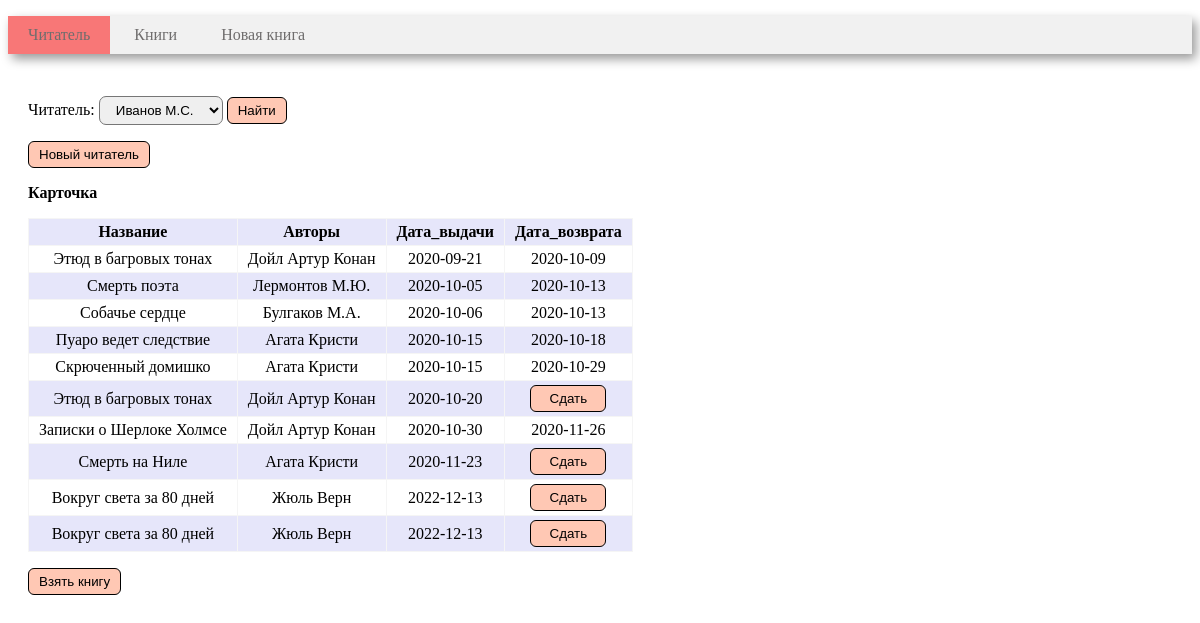
/, run on an earlier commit of the app's database.
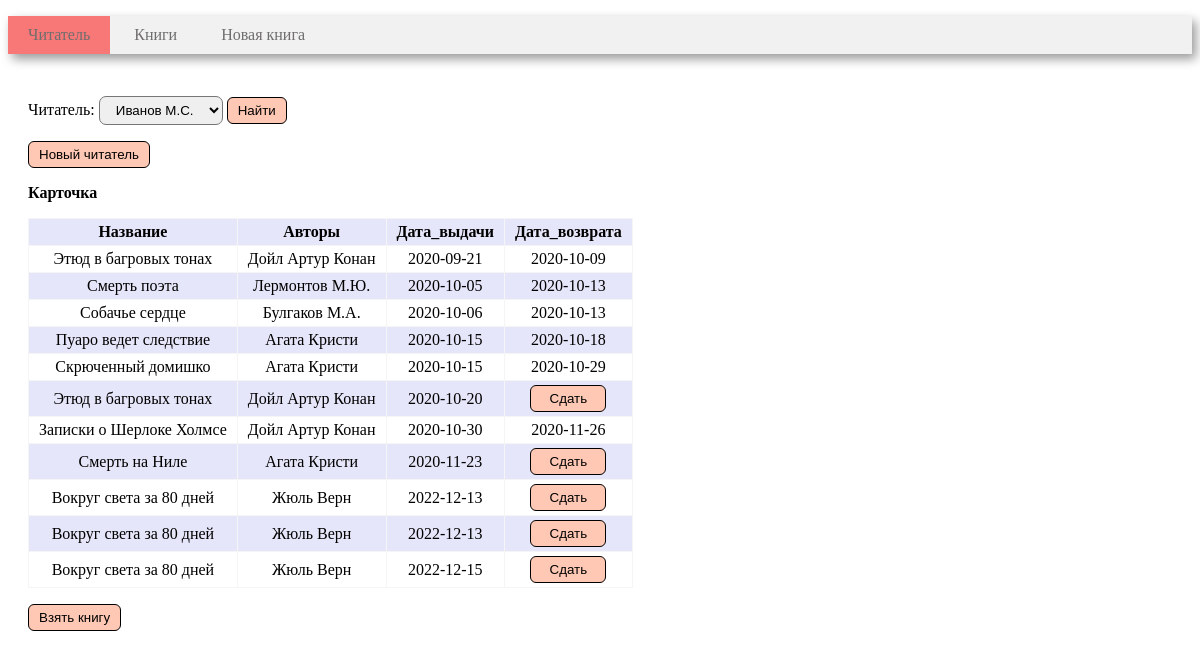
And on a later commit of the database.
### tables this page shows
CREATE TABLE reader (
       reader_id INTEGER PRIMARY KEY AUTOINCREMENT,
	   reader_name VARCHAR(30)
);

CREATE TABLE book (
      book_id INTEGER PRIMARY KEY AUTOINCREMENT, 
	  title VARCHAR(80),
      genre_id int, 
      publisher_id INT,
      year_publication INT,
      available_numbers INT, 
      FOREIGN KEY (genre_id)  REFERENCES genre (genre_id) ON DELETE CASCADE,
      FOREIGN KEY (publisher_id)  REFERENCES publisher (publisher_id) ON DELETE CASCADE
);

CREATE TABLE book_reader (
      book_reader_id INTEGER PRIMARY KEY AUTOINCREMENT, 
      book_id int, 
      reader_id INT,
	  borrow_date DATE, 
	  return_date DATE,
      FOREIGN KEY (book_id)  REFERENCES book (book_id) ON DELETE CASCADE,
      FOREIGN KEY (reader_id)  REFERENCES reader (reader_id) ON DELETE CASCADE
);

### controllers/index.py (the view)
@app.route('/', methods=['get'])
def index():
    conn = get_db_connection()
    if request.values.get('reader'):
        reader_id = int(request.values.get('reader'))
        session['reader_id'] = reader_id
    elif request.values.get('new_reader'):
        html = render_template('new_reader.html')
        return html
    elif request.values.get('new_reader_fio'):
        new_reader = request.values.get('new_reader_fio')
        session['reader_id'] = int(get_new_reader(conn, new_reader))
    elif request.values.get('return'):
        book_reader_id = int(request.values.get('return'))
        return_book(conn, book_reader_id)
    elif 'reader_id' not in session:
        session['reader_id'] = 1
    df_reader = get_reader(conn)
    df_book_reader = get_book_reader(conn, session['reader_id'])
    html = render_template(
        'index.html',
        reader_id=session['reader_id'],
        combo_box=df_reader,
        book_reader=df_book_reader,
        len=len
    )
    return html

### models/index_model.py (called while the page is built)
def get_reader(conn):
    return pandas.read_sql(
        '''
        SELECT * FROM reader
        ''', conn)

def get_book_reader(conn, reader_id):
    return pandas.read_sql('''
 WITH get_authors( book_id, authors_name)
 AS(
 SELECT book_id, GROUP_CONCAT(author_name)
 FROM author JOIN book_author USING(author_id)
 GROUP BY book_id
 )
 SELECT title AS Название, authors_name AS Авторы,
 borrow_date AS Дата_выдачи, return_date AS Дата_возврата,
 book_reader_id
 FROM
 reader
 JOIN book_reader USING(reader_id)
 JOIN book USING(book_id)
 JOIN get_authors USING(book_id)
 WHERE reader.reader_id = :id
 ORDER BY 3
 ''', conn, params={"id": reader_id})

### utils.py (called while the page is built)
def get_db_connection():
    return sqlite3.connect('library.sqlite')

### templates/index.html (shortened to what this page needs)
<!DOCTYPE HTML>
<html>
<head>
    <link rel="stylesheet" type="text/css" href="/static/css/style.css"/>
    {% macro render_table(table_name, relation, id) %}
        <p>
            <b>{{ table_name }} </b>
        </p>
        {% set n = len(relation) %}
        <table>
        <thead>
            <tr>
                {% for name in relation.dtypes.index %}
                    {% if name != id %}
                        <th>{{ name }}</th>
                    {% endif %}
                {% endfor %}
            </tr>
        </thead>
            <tbody>
            {% for i in range(n) %}
                <tr>
                    {% for name in relation.dtypes.index %}
                        {% if name != id %}
                            <td>
                                {% if relation.loc[i][name] == None %}
                                    <form action='' method="get">
                                        <input type="submit" class="button" value="Сдать" style="width: 76px;">
                                    </form>
                                {% else %}
                                    {{ relation.loc[i][name] }}
                                {% endif %}
                            </td>
                        {% endif %}
                    {% endfor %}
                </tr>
            {% endfor %}
            </tbody>
        </table>
    {% endmacro %}
    {% macro render_readers_list(combo_box) %}
        <label>
            <select name=reader>
                {% for i in range(len(combo_box)) %}
                    {% if reader_id==combo_box.iloc[i][0] %}
                        <option value={{ combo_box.iloc[i][0] }} selected>{{ combo_box.iloc[i][1] }}</option>
                    {% else %}
                        <option value={{ combo_box.iloc[i][0] }}>{{ combo_box.iloc[i][1] }}</option>
                    {% endif %}
                {% endfor %}
            </select>
        </label>
    {% endmacro %}
</head>
<body>
<div class=menu>
    <ul>
        <li class=active><a href={{ url_for("index") }}>Читатель</a></li>
        <li><a href={{ url_for("book_search") }}>Книги</a></li>
        <li><a href={{ url_for("new_book") }}>Новая книга</a></li>
    </ul>
</div>
<div class=block>
    <p>
    <form action='' method="get">
        Читатель:
        {{ render_readers_list(combo_box) }}
        <input type="submit" class="button" value="Найти">
    </form>
    </p>
    <p>
    <form action="{{ url_for('index') }}" method="get">
        <input type="submit" class="button" name="new_reader" value="Новый читатель">
    </form>
    </p>
    {{ render_table("Карточка",book_reader, "book_reader_id") }}
    <p>
    <form action="{{ url_for('book_search') }}" method="get">
        <input type="submit" class="button" value="Взять книгу">
    </form>
    </p>
</div>
</body>
</html>

### static/css/style.css (style rules this page uses)
.menu { background-color: #f1f1f1; box-shadow: 4px 5px 10px rgba(0, 0, 0, 0.4); width: 100%; }
.menu li { display: inline-block; vertical-align: top; color: #6f6d6d; padding: 10px 0; }
.menu a { text-decoration: none; color: #6f6d6d; padding: 10px 20px; }
.menu ul { padding: 0; }
.active { background-color: #f87777; color: #f8f8f8; }
.block { padding: 10px 20px; }
select { width: fit-content; padding: 5px; border-radius: 7px; text-align: center; }
input { width: auto; padding: 5px; border-radius: 4px; text-align: center; }
.button { cursor: pointer; background-color: #ffc8b4; border: 1px solid black; border-radius: 6px; padding: 5px 10px; }
table { border-collapse: collapse; }
table tbody tr:nth-child(odd) { background: white; }
table tbody tr:nth-child(even) { background: lavender; }
table thead tr { background: lavender; }
table td, table th, table tr { border: 1px solid whitesmoke; padding: 4px 10px; text-align: center; }

What changed in the data, as far as the page shows it:
added book_reader: borrow_date "2022-12-15"
Also different on the page:
new list line: "Вокруг света за 80 дней"
new list line: "Жюль Верн Сдать"
